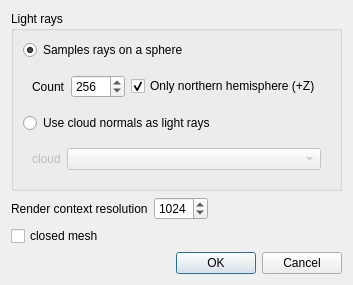
<?xml version="1.0" encoding="UTF-8"?>
<ui version="4.0">
 <class>PCVDialog</class>
 <widget class="QDialog" name="PCVDialog">
  <property name="geometry">
   <rect>
    <x>0</x>
    <y>0</y>
    <width>350</width>
    <height>270</height>
   </rect>
  </property>
  <property name="windowTitle">
   <string>ShadeVis</string>
  </property>
  <property name="windowIcon">
   <iconset>
    <normaloff>:/CC/Old/images/old_cc/cc_ShadeVisIcon.gif</normaloff>:/CC/Old/images/old_cc/cc_ShadeVisIcon.gif</iconset>
  </property>
  <layout class="QVBoxLayout" name="verticalLayout_3">
   <item>
    <widget class="QGroupBox" name="groupBox">
     <property name="sizePolicy">
      <sizepolicy hsizetype="Preferred" vsizetype="Maximum">
       <horstretch>0</horstretch>
       <verstretch>0</verstretch>
      </sizepolicy>
     </property>
     <property name="title">
      <string>Light rays</string>
     </property>
     <layout class="QVBoxLayout" name="verticalLayout_2">
      <item>
       <widget class="QRadioButton" name="useSphereRadioButton">
        <property name="text">
         <string>Samples rays on a sphere</string>
        </property>
        <property name="checked">
         <bool>true</bool>
        </property>
       </widget>
      </item>
      <item>
       <widget class="QFrame" name="useSphereFrame">
        <layout class="QHBoxLayout" name="horizontalLayout_3">
         <item>
          <widget class="QLabel" name="label">
           <property name="text">
            <string>Count</string>
           </property>
          </widget>
         </item>
         <item>
          <widget class="QSpinBox" name="raysSpinBox">
           <property name="toolTip">
            <string>number of rays to cast</string>
           </property>
           <property name="minimum">
            <number>16</number>
           </property>
           <property name="maximum">
            <number>2048</number>
           </property>
           <property name="singleStep">
            <number>16</number>
           </property>
           <property name="value">
            <number>256</number>
           </property>
          </widget>
         </item>
         <item>
          <spacer name="horizontalSpacer_3">
           <property name="orientation">
            <enum>Qt::Horizontal</enum>
           </property>
           <property name="sizeHint" stdset="0">
            <size>
             <width>40</width>
             <height>20</height>
            </size>
           </property>
          </spacer>
         </item>
         <item>
          <widget class="QCheckBox" name="mode180CheckBox">
           <property name="toolTip">
            <string>rays are cast from the whole sphere (instrad of the Z+ hemisphere)</string>
           </property>
           <property name="text">
            <string>Only northern hemisphere (+Z)</string>
           </property>
           <property name="checked">
            <bool>true</bool>
           </property>
          </widget>
         </item>
        </layout>
       </widget>
      </item>
      <item>
       <widget class="QRadioButton" name="useCloudRadioButton">
        <property name="text">
         <string>Use cloud normals as light rays</string>
        </property>
       </widget>
      </item>
      <item>
       <widget class="QFrame" name="useCloudFrame">
        <property name="enabled">
         <bool>false</bool>
        </property>
        <layout class="QHBoxLayout" name="horizontalLayout_2">
         <item>
          <widget class="QLabel" name="label_3">
           <property name="text">
            <string>cloud</string>
           </property>
          </widget>
         </item>
         <item>
          <widget class="QComboBox" name="cloudsComboBox">
           <property name="sizePolicy">
            <sizepolicy hsizetype="Expanding" vsizetype="Fixed">
             <horstretch>0</horstretch>
             <verstretch>0</verstretch>
            </sizepolicy>
           </property>
          </widget>
         </item>
        </layout>
       </widget>
      </item>
     </layout>
    </widget>
   </item>
   <item>
    <layout class="QHBoxLayout">
     <item>
      <widget class="QLabel" name="label_2">
       <property name="text">
        <string>Render context resolution</string>
       </property>
      </widget>
     </item>
     <item>
      <widget class="QSpinBox" name="resSpinBox">
       <property name="toolTip">
        <string>rendering buffer resolution</string>
       </property>
       <property name="minimum">
        <number>128</number>
       </property>
       <property name="maximum">
        <number>4096</number>
       </property>
       <property name="singleStep">
        <number>128</number>
       </property>
       <property name="value">
        <number>1024</number>
       </property>
      </widget>
     </item>
     <item>
      <spacer name="horizontalSpacer">
       <property name="orientation">
        <enum>Qt::Horizontal</enum>
       </property>
       <property name="sizeHint" stdset="0">
        <size>
         <width>40</width>
         <height>20</height>
        </size>
       </property>
      </spacer>
     </item>
    </layout>
   </item>
   <item>
    <layout class="QHBoxLayout" name="horizontalLayout">
     <item>
      <widget class="QCheckBox" name="closedMeshCheckBox">
       <property name="toolTip">
        <string>Accelerates computation if the mesh is closed (no holes)</string>
       </property>
       <property name="text">
        <string>closed mesh</string>
       </property>
      </widget>
     </item>
     <item>
      <spacer name="horizontalSpacer_2">
       <property name="orientation">
        <enum>Qt::Horizontal</enum>
       </property>
       <property name="sizeHint" stdset="0">
        <size>
         <width>40</width>
         <height>20</height>
        </size>
       </property>
      </spacer>
     </item>
    </layout>
   </item>
   <item>
    <spacer name="verticalSpacer">
     <property name="orientation">
      <enum>Qt::Vertical</enum>
     </property>
     <property name="sizeHint" stdset="0">
      <size>
       <width>20</width>
       <height>40</height>
      </size>
     </property>
    </spacer>
   </item>
   <item>
    <widget class="QDialogButtonBox" name="buttonBox">
     <property name="orientation">
      <enum>Qt::Horizontal</enum>
     </property>
     <property name="standardButtons">
      <set>QDialogButtonBox::Cancel|QDialogButtonBox::Ok</set>
     </property>
    </widget>
   </item>
  </layout>
 </widget>
 <resources>
  <include location="qPCV.qrc"/>
 </resources>
 <connections>
  <connection>
   <sender>buttonBox</sender>
   <signal>accepted()</signal>
   <receiver>PCVDialog</receiver>
   <slot>accept()</slot>
   <hints>
    <hint type="sourcelabel">
     <x>248</x>
     <y>254</y>
    </hint>
    <hint type="destinationlabel">
     <x>157</x>
     <y>274</y>
    </hint>
   </hints>
  </connection>
  <connection>
   <sender>buttonBox</sender>
   <signal>rejected()</signal>
   <receiver>PCVDialog</receiver>
   <slot>reject()</slot>
   <hints>
    <hint type="sourcelabel">
     <x>316</x>
     <y>260</y>
    </hint>
    <hint type="destinationlabel">
     <x>286</x>
     <y>274</y>
    </hint>
   </hints>
  </connection>
  <connection>
   <sender>useSphereRadioButton</sender>
   <signal>toggled(bool)</signal>
   <receiver>useCloudFrame</receiver>
   <slot>setDisabled(bool)</slot>
   <hints>
    <hint type="sourcelabel">
     <x>150</x>
     <y>38</y>
    </hint>
    <hint type="destinationlabel">
     <x>80</x>
     <y>150</y>
    </hint>
   </hints>
  </connection>
  <connection>
   <sender>useCloudRadioButton</sender>
   <signal>toggled(bool)</signal>
   <receiver>useSphereFrame</receiver>
   <slot>setDisabled(bool)</slot>
   <hints>
    <hint type="sourcelabel">
     <x>120</x>
     <y>118</y>
    </hint>
    <hint type="destinationlabel">
     <x>70</x>
     <y>72</y>
    </hint>
   </hints>
  </connection>
 </connections>
</ui>
